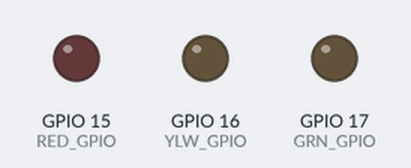
The program below on a simulated ESP32-S3. Shown: output pins drawn as LEDs (lit = HIGH).

Above: at 0.1 s.
At 0.9 s:
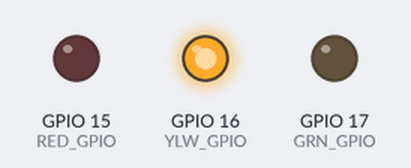
At 1.3 s:
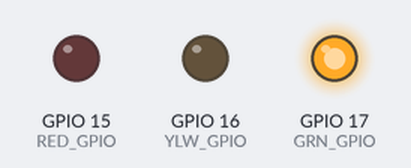
At 1.9 s:
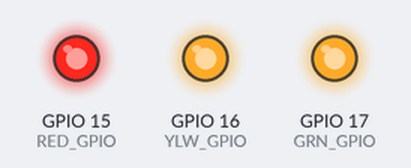
At 3.1 s:
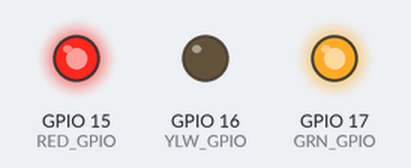
At 4.3 s:
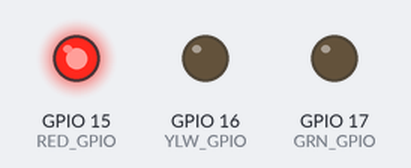
Timing chart, 0 to 4.6 s (numbered marks = the images above):
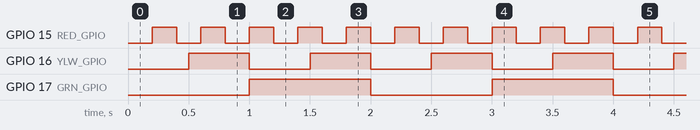

Measured:
- by itself, GPIO 15 (RED_GPIO): alternates HIGH for 0.20 s and LOW for 0.20 s
- by itself, GPIO 16 (YLW_GPIO): alternates HIGH for 0.50 s and LOW for 0.50 s
- by itself, GPIO 17 (GRN_GPIO): alternates HIGH for 1.0 s and LOW for 1.0 s

The program:

main.cpp
```cpp
#include "driver/gpio.h"
#include "esp_log.h"
#include "esp_timer.h"
#include "freertos/FreeRTOS.h"

static const char *TAG = "M2L3";

static constexpr gpio_num_t RED_GPIO = GPIO_NUM_15;
static constexpr gpio_num_t YLW_GPIO = GPIO_NUM_16;
static constexpr gpio_num_t GRN_GPIO = GPIO_NUM_17;

static constexpr uint32_t RED_DELAY_MS = 200;
static constexpr uint32_t YLW_DELAY_MS = 500;
static constexpr uint32_t GRN_DELAY_MS = 1000;

struct State {
  uint8_t red : 1;
  uint8_t ylw : 1;
  uint8_t grn : 1;
};

void gpio_init() {
  gpio_config_t config = {
      .pin_bit_mask = BIT64(RED_GPIO) | BIT64(YLW_GPIO) | BIT64(GRN_GPIO),
      .mode = GPIO_MODE_OUTPUT,
  };

  ESP_ERROR_CHECK(gpio_config(&config));
}

extern "C" void app_main() {
  gpio_init();

  uint32_t time = esp_timer_get_time() / 1000;

  uint32_t red_last_change = time;
  uint32_t ylw_last_change = time;
  uint32_t grn_last_change = time;

  State state = {
      .red = 0,
      .ylw = 0,
      .grn = 0,
  };

  ESP_LOGI(TAG, "Size of state is %d bytes", sizeof(State));

  while (true) {
    time = esp_timer_get_time() / 1000;

    if (time - red_last_change >= RED_DELAY_MS) {
      ESP_LOGI(TAG, "Switching RED state; current = %d", state.red);
      red_last_change += RED_DELAY_MS;
      state.red = state.red == 1 ? 0 : 1;
      gpio_set_level(RED_GPIO, state.red);
    }

    if (time - ylw_last_change >= YLW_DELAY_MS) {
      ESP_LOGI(TAG, "Switching YLW state; current = %d", state.ylw);
      ylw_last_change += YLW_DELAY_MS;
      state.ylw = state.ylw == 1 ? 0 : 1;
      gpio_set_level(YLW_GPIO, state.ylw);
    }

    if (time - grn_last_change >= GRN_DELAY_MS) {
      ESP_LOGI(TAG, "Switching GRN state; current = %d", state.grn);
      grn_last_change += GRN_DELAY_MS;
      state.grn = state.grn == 1 ? 0 : 1;
      gpio_set_level(GRN_GPIO, state.grn);
    }

    vTaskDelay(1);
  }
}
```
